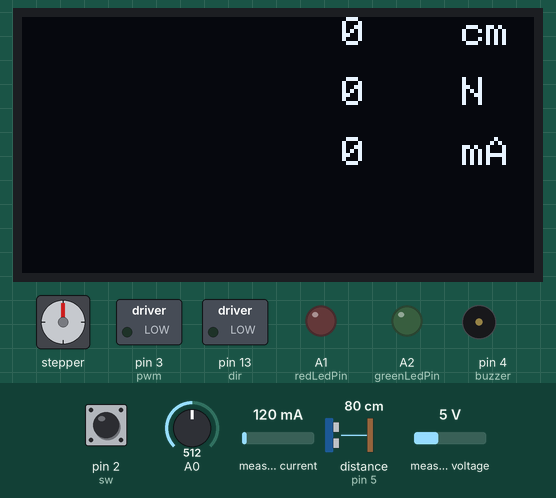
Simulated run of this sketch. Board: Arduino Uno, built with avr-gcc and run on an emulated ATmega328P. Shown: 128×64 one-colour display, stepper motor, switched loads named in the sketch (green lamp = pin HIGH), output pins drawn as LEDs (lit = HIGH), buzzer (waves = sounding). The inputs (shaded band) are chosen by the test bench; at power-on: pin 2 (sw) LOW, measured current 120 mA, distance to the obstacle (sensor on pin 5) 80 cm, A0 = 512, measured voltage 5 V. The echo pulse lasts 58.3 µs per cm; stepper angles assume 2048 steps per turn; what the sketch prints to the serial monitor is not drawn.

Above: at 18.0 s.
18.1 s: pin 2 (sw) pulled HIGH for 3 s
At 19.4 s:
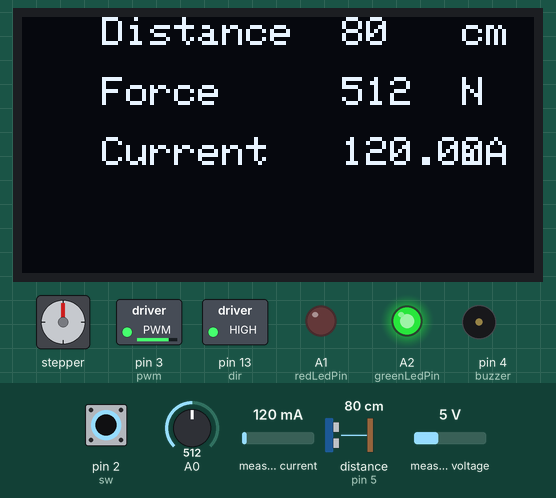
27.1 s: pin 2 (sw) driven HIGH
At 30.2 s:
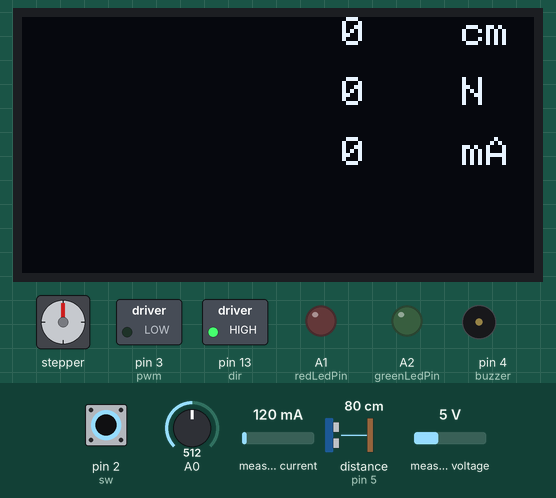
36.1 s: measured current set to 40 mA
At 37.7 s:
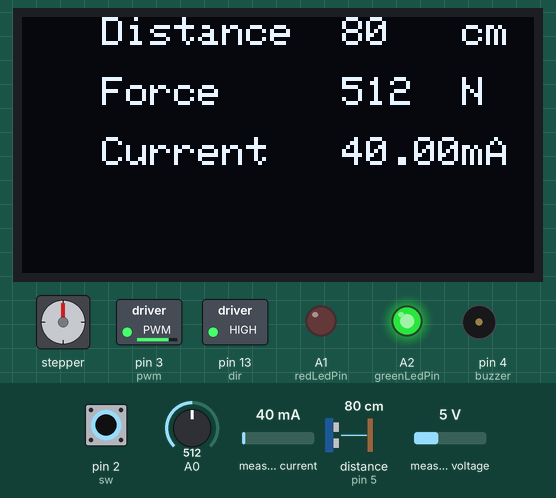
45.1 s: distance to the obstacle (sensor on pin 5) set to 2 cm
At 46.3 s:
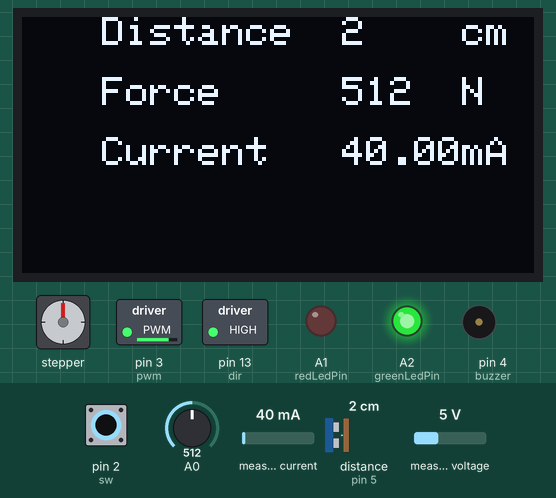
54.1 s: A0 set to 11
At 54.5 s:
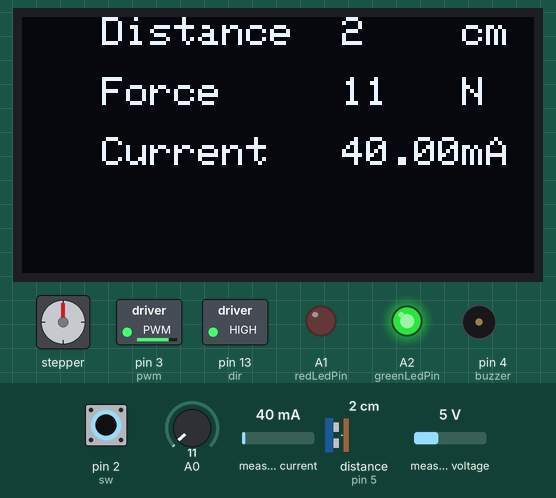
63.1 s: A0 set to 8
At 63.6 s:
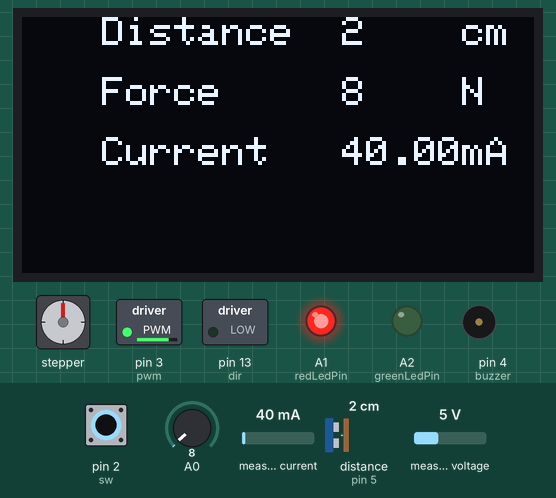
Timing chart, 0 to 66.1 s (numbered marks = the images above; inputs shaded):
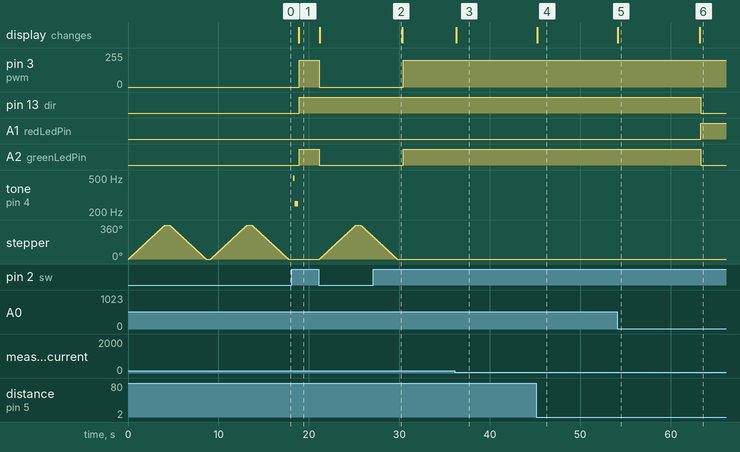

Measured:
- the behaviour switches between 10 and 9 on A0 (found by bisection; images 5 and 6)
- after the input at 18.1 s, pin 3 (pwm): 0/255 → 200/255 after 0.85 s, → 0/255 2.2 s later; pin 13 (dir): LOW → HIGH after 0.85 s; A2 (greenLedPin): LOW → HIGH after 0.85 s, → LOW 2.2 s later; tone on pin 4 (buzzer): silent → 496 Hz after 0.16 s, → 249 Hz 0.16 s later, → silent 0.40 s later; the display: changes after 0.75 s (image 1)
- after the input at 27.1 s, pin 3 (pwm): 0/255 → 200/255 after 3.3 s; A2 (greenLedPin): LOW → HIGH after 3.3 s; stepper: goes on until 29.7 s, then stays 0°
- after the input at 36.1 s, the display: changes after 0.16 s (image 3)
- after the input at 45.1 s, the display: changes after 0.14 s (image 4)
- after the input at 54.1 s, the display: changes after 0.05 s (image 5)
- after the input at 63.1 s, pin 13 (dir), A2 (greenLedPin): HIGH → LOW after 0.21 s; A1 (redLedPin): LOW → HIGH after 0.21 s; the display: changes after 0.11 s (image 6)
- by itself, stepper: turns 360° clockwise in 4.0 s, then 360° counter-clockwise in 4.0 s, then 360° clockwise in 4.0 s, then 360° counter-clockwise in 4.0 s

The sketch:

Main_code.ino
```cpp
#include <Wire.h>
#include <Adafruit_GFX.h>
#include <Adafruit_SSD1306.h>
#include <SR04.h>
#include <Wire.h>
#include <Adafruit_INA219.h>
#include <Stepper.h>

Adafruit_INA219 ina219;

#define SCREEN_WIDTH 128 // OLED display width, in pixels
#define SCREEN_HEIGHT 64 // OLED display height, in pixels

Adafruit_SSD1306 display(SCREEN_WIDTH, SCREEN_HEIGHT, &Wire);

#define TRIG_PIN 5
#define ECHO_PIN 6

SR04 sr04 = SR04(ECHO_PIN, TRIG_PIN);

const int sw = 2;      // digital pin 2 will be used for the switch that can switch between the two robotic hand states of operation
const int pwm = 3;      // digital pin 3 will be used for PWM (Pulse Width Modulation) output
const int dir = 13;      // digital pin 8 will be used for high/low output
const int greenLedPin = A2;  // analogue pin A2 for the green LED
const int redLedPin = A1;    // analogue pin A1 for the red LED
uint8_t motorSpeed = 200; // 8-bit unsigned integer (0-255) defining motor speed
float shuntvoltage = 0;
float busvoltage = 0;
float current_mA = 0;
float loadvoltage = 0;
float power_mW = 0;
const int buzzer = 4; // the pin of the active buzzer
bool playBuzzer = true; // flag to control buzzer behavior

const int stepsPerRevolution = 2048;  // change this to fit the number of steps per revolution
const int rolePerMinute = 15;         // Adjustable range of 28BYJ-48 stepper is 0~17 rpm
// initialize the stepper library on pins 8 through 11:
Stepper myStepper(stepsPerRevolution, 8, 10, 9, 11);

void playBuzzerOnce()
{
  unsigned char i;
  // output an frequency
  for (i = 0; i < 80; i++)
  {
    digitalWrite(buzzer, HIGH);
    delay(1); // wait for 1ms
    digitalWrite(buzzer, LOW);
    delay(1); // wait for 1ms
  }
  // output another frequency
  for (i = 0; i < 100; i++)
  {
    digitalWrite(buzzer, HIGH);
    delay(2); // wait for 2ms
    digitalWrite(buzzer, LOW);
    delay(2); // wait for 2ms
  }
  playBuzzer = false; // set the flag to false after playing once
}

void setup()
{
  Serial.begin(9600);
  while (!Serial) {
      // will pause Zero, Leonardo, etc until serial console opens
      delay(1);
  }

  uint32_t currentFrequency;

  if (! ina219.begin()) {
  Serial.println("Failed to find INA219 chip");
  while (1) { delay(10); }
  }
  pinMode(pwm, OUTPUT);    // Set PWM pin as output
  pinMode(dir, OUTPUT);    // Direction pin pins are also set as output
  pinMode(greenLedPin, OUTPUT); // Green LED pin is an output
  pinMode(redLedPin, OUTPUT);   // Red LED pin is an output
  pinMode(buzzer, OUTPUT);      // initialize the buzzer pin as an output
  pinMode(sw, INPUT);          // Pin will be used for input from the switch

  if (!display.begin(SSD1306_SWITCHCAPVCC, 0x3C))
  { // Address 0x3C for 128x64
    Serial.println(F("SSD1306 allocation failed"));
  }

  myStepper.setSpeed(rolePerMinute);
  // initialize the serial port:
}

void loop()
{
  int pushButtonValue = digitalRead(sw);
  if (pushButtonValue == HIGH)
  {
    if (playBuzzer)
    {
      playBuzzerOnce(); // Play the buzzer sound only once at the beginning
    }

    motorSpeed = 200;
    shuntvoltage = ina219.getShuntVoltage_mV();
    busvoltage = ina219.getBusVoltage_V();
    current_mA = ina219.getCurrent_mA();
    power_mW = ina219.getPower_mW();
    loadvoltage = busvoltage + (shuntvoltage / 1000);

    // Read distance from the SR04 sensor
    long distance = sr04.Distance();
    // Read force from the force sensor
    int forceValue = analogRead(A0);

    // Display "Distance", "Force" and "Current" at the top
    display.clearDisplay();
    display.setTextColor(WHITE);
    display.setTextSize(1);
    display.setCursor(20, 0);
    display.println("Distance");
    display.setCursor(20, 15);
    display.println("Force");
    display.setCursor(20, 30);
    display.println("Current");

    // Display the actual measurement at the bottom
    display.setTextSize(1);
    display.setCursor(80, 0);
    display.println(distance);
    display.setCursor(110, 0);
    display.println("cm");
    display.setCursor(80, 15);
    display.println(forceValue);
    display.setCursor(110, 15);
    display.println("N");
    display.setCursor(80, 30);
    display.println(current_mA);
    display.setCursor(110, 30);
    display.println("mA");
    display.display();
    delay(100);

    // Control the gripper based on the distance and force
    if (distance < 10 && forceValue < 10)
    {
      // If distance is less than 10 cm, turn on the red LED and turn off the green LED
      digitalWrite(greenLedPin, LOW);   // Turn off the green LED
      digitalWrite(redLedPin, HIGH);      // Turn on the red LED

      digitalWrite(dir, LOW);      // Tighten the grip
      analogWrite(pwm, motorSpeed);  // Resume motor motion
    }
    else if (distance < 10 && forceValue > 10)
    {
      // If distance is 10 cm or more and force value is above 5, turn on the green LED and turn off the red LED
      digitalWrite(greenLedPin, HIGH);    // Turn on the green LED
      digitalWrite(redLedPin, LOW);     // Turn off the red LED

      digitalWrite(dir, HIGH);       // Loosen the grip
      analogWrite(pwm, motorSpeed);  // Resume motor motion
    }
    else if (distance > 10 && forceValue < 10)
    {
      // If distance is 10 cm or more, and force value is 5 or above, turn on the green LED and turn off the red LED
      digitalWrite(greenLedPin, HIGH);    // Turn on the green LED
      digitalWrite(redLedPin, LOW);     // Turn off the red LED

      digitalWrite(dir, HIGH);      // Loosen the grip
      analogWrite(pwm, motorSpeed);  // Resume motor motion
    }
    else if (distance > 10 && forceValue > 10)
    {
      // If distance is 10 cm or more, and force value is 5 or above, turn on the green LED and turn off the red LED
      digitalWrite(greenLedPin, HIGH);    // Turn on the green LED
      digitalWrite(redLedPin, LOW);     // Turn off the red LED

      digitalWrite(dir, HIGH);      // Loosen the grip
      analogWrite(pwm, motorSpeed);  // Resume motor motion
    }
    else
    {
      //Any other case
      digitalWrite(greenLedPin, HIGH);   // Turn on the green LED
      digitalWrite(redLedPin, LOW);      // Turn off the red LED

      digitalWrite(dir, HIGH);      // Loosen the grip
      analogWrite(pwm, motorSpeed);  // Resume motor motion
    }
  }
  else
  {
    motorSpeed = 0;
    digitalWrite(greenLedPin, LOW);   // Turn off the green LED
    digitalWrite(redLedPin, LOW);      // Turn on the red LED
    analogWrite(pwm, motorSpeed);  // Resume motor motion
    int distance2 = 0;
    int forceValue2 = 0;
    int current_mA2 = 0;
    // Display the actual measurement at the bottom
    display.clearDisplay();
    display.setTextColor(WHITE);
    display.setTextSize(1);
    display.setCursor(80, 0);
    display.println(distance2);
    display.setCursor(110, 0);
    display.println("cm");
    display.setCursor(80, 15);
    display.println(forceValue2);
    display.setCursor(110, 15);
    display.println("N");
    display.setCursor(80, 30);
    display.println(current_mA2);
    display.setCursor(110, 30);
    display.println("mA");
    display.display();

    // step one revolution  in one direction:
    Serial.println("clockwise");
    myStepper.step(stepsPerRevolution);
    delay(500);

    // step one revolution in the other direction:
    Serial.println("counterclockwise");
    myStepper.step(-stepsPerRevolution);
    delay(500);
    digitalWrite(8, LOW);
    digitalWrite(9, LOW);
    digitalWrite(10, LOW);
    digitalWrite(11, LOW);
  }
}
```
